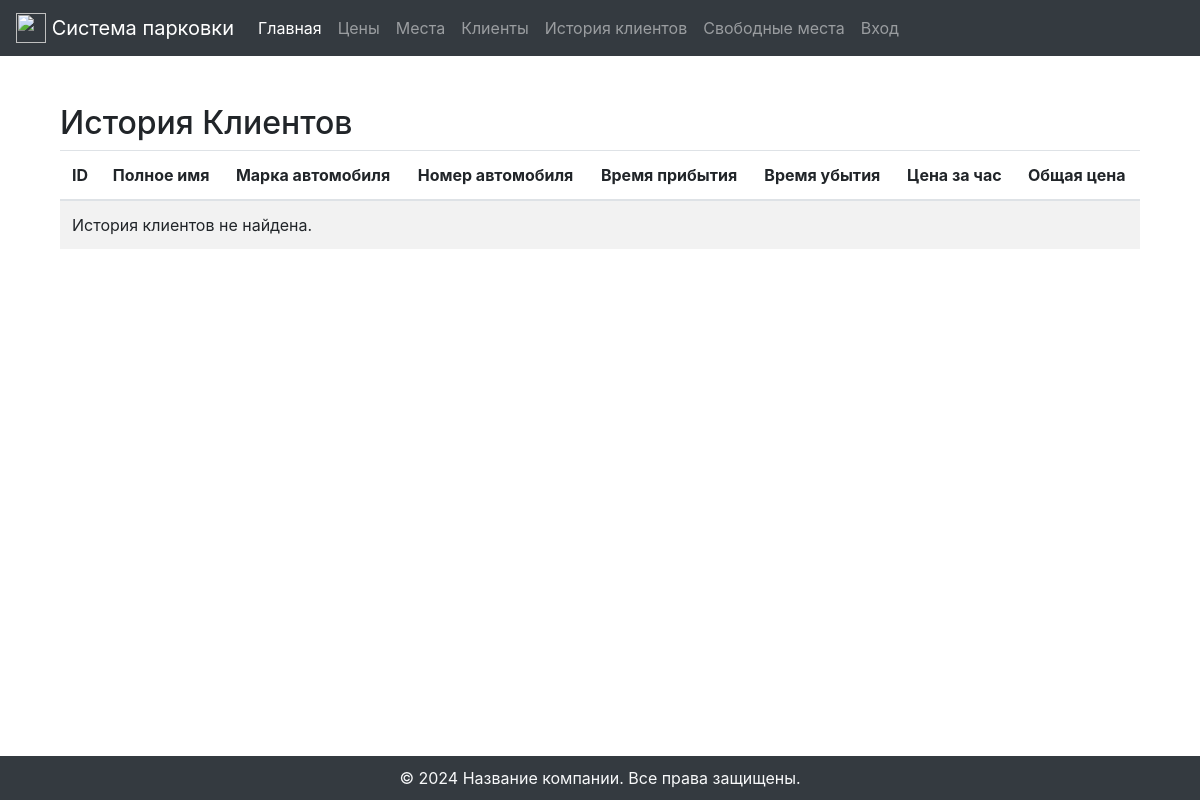
Page /customer-history/ on the earlier database version.
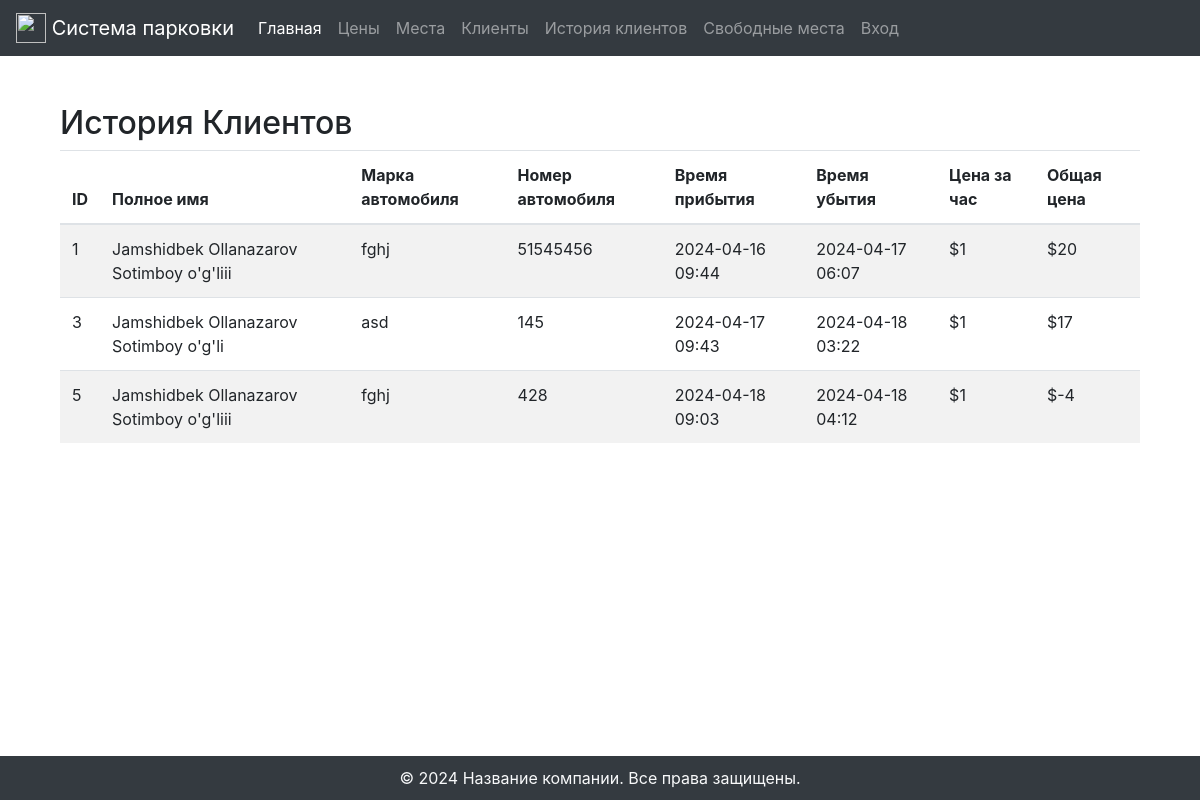
Same page on the later database version.
### pages/models.py (models this page shows, shortened)
class Customer(models.Model):
    fullname = models.CharField(max_length=255, null=True, blank=True)
    user = models.ForeignKey(settings.AUTH_USER_MODEL, on_delete=models.CASCADE, editable=False)
    seat = models.ForeignKey('Seat', on_delete=models.CASCADE)
    vehicle_number = models.CharField(max_length=255)
    arrival_time = models.DateTimeField(default=timezone.now)
    leave_time = models.DateTimeField(null=True, blank=True, default=timezone.now() + datetime.timedelta(hours=2))
    stay_time = models.DurationField(null=True, blank=True, editable=False)
    hourly_price = models.ForeignKey('Price', on_delete=models.SET_NULL, null=True)
    total_price = models.BigIntegerField(default=0, editable=False)
    carname = models.CharField(max_length=255, null=True, blank=True)

class Price(models.Model):
    price = models.BigIntegerField()
    description = models.TextField()  # Assuming this is a text description; change the field type if it's not text

### pages/customer_view.py (the view)
# urls.py: path('customer-history/', CustomerHistoryView.as_view(), name='customer-history'),
class CustomerHistoryView(ListView):
    model = Customer
    template_name = 'customers/customer_history.html'
    context_object_name = 'customers'  # This is the name to use in the template to loop over the customers
    def get_queryset(self):
        return Customer.objects.exclude(stay_time__isnull=True).exclude(total_price=0)

### templates/customers/customer_history.html
{% extends 'base.html' %}
{% block content %}
<div class="container mt-4">
    <h2>История Клиентов</h2>
    <table class="table table-striped">
        <thead>
            <tr>
                <th>ID</th>
                <th>Полное имя</th>
                <th>Марка автомобиля</th>
                <th>Номер автомобиля</th>
                <th>Время прибытия</th>
                <th>Время убытия</th>
                <th>Цена за час</th>
                <th>Общая цена</th>
            </tr>
        </thead>
        <tbody>
            {% for customer in customers %}
            <tr>
                <td>{{ customer.id }}</td>
                <td>{{ customer.fullname }}</td>
                <td>{{ customer.carname }}</td>
                <td>{{ customer.vehicle_number }}</td>
                <td>{{ customer.arrival_time|date:"Y-m-d H:i" }}</td>
                <td>{{ customer.leave_time|date:"Y-m-d H:i" }}</td>
                <td>
                    {% if customer.hourly_price %}
                        ${{ customer.hourly_price.price }}
                    {% else %}
                        Н/Д
                    {% endif %}
                </td>
                <td>${{ customer.total_price }}</td>
            </tr>
            {% empty %}
            <tr>
                <td colspan="8">История клиентов не найдена.</td>
            </tr>
            {% endfor %}
        </tbody>
    </table>
</div>
{% endblock %}

Differences in the rows shown:
now on this page (row edited): Customer: id "1", fullname "Jamshidbek Ollanazarov Sotimboy o'g'liii", carname "fghj", vehicle_number "51545456", arrival_time "2024-04-16 09:44", leave_time "2024-04-17 06:07", hourly_price.price "1", total_price "20"
added Customer: id "3", fullname "Jamshidbek Ollanazarov Sotimboy o'g'li", carname "asd", vehicle_number "145", arrival_time "2024-04-17 09:43", leave_time "2024-04-18 03:22", hourly_price.price "1", total_price "17"
added Customer: id "5", fullname "Jamshidbek Ollanazarov Sotimboy o'g'liii", carname "fghj", vehicle_number "428", arrival_time "2024-04-18 09:03", leave_time "2024-04-18 04:12", hourly_price.price "1", total_price "-4"
Other differences:
text no longer shown: "История клиентов не найдена."
